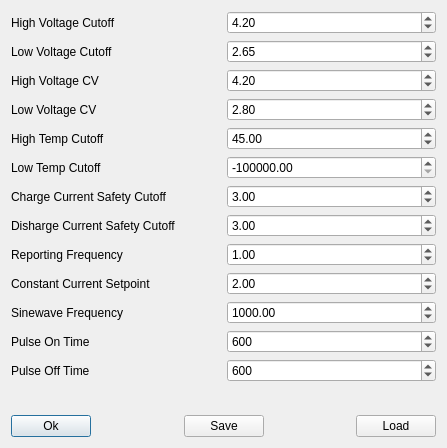
<?xml version="1.0" encoding="UTF-8"?>
<ui version="4.0">
 <class>settings</class>
 <widget class="QDialog" name="settings">
  <property name="geometry">
   <rect>
    <x>0</x>
    <y>0</y>
    <width>447</width>
    <height>448</height>
   </rect>
  </property>
  <property name="windowTitle">
   <string>Dialog</string>
  </property>
  <layout class="QGridLayout" name="gridLayout">
   <item row="0" column="0">
    <layout class="QGridLayout" name="gridLayout_2">
     <item row="0" column="0">
      <widget class="QLabel" name="label">
       <property name="text">
        <string>High Voltage Cutoff</string>
       </property>
      </widget>
     </item>
     <item row="12" column="0">
      <widget class="QLabel" name="label_13">
       <property name="text">
        <string>Pulse Off Time</string>
       </property>
      </widget>
     </item>
     <item row="8" column="0">
      <widget class="QLabel" name="label_9">
       <property name="text">
        <string>Reporting Frequency</string>
       </property>
      </widget>
     </item>
     <item row="10" column="0">
      <widget class="QLabel" name="label_11">
       <property name="text">
        <string>Sinewave Frequency</string>
       </property>
      </widget>
     </item>
     <item row="3" column="0">
      <widget class="QLabel" name="label_4">
       <property name="text">
        <string>Low Voltage CV</string>
       </property>
      </widget>
     </item>
     <item row="9" column="0">
      <widget class="QLabel" name="label_10">
       <property name="text">
        <string>Constant Current Setpoint</string>
       </property>
      </widget>
     </item>
     <item row="11" column="0">
      <widget class="QLabel" name="label_12">
       <property name="text">
        <string>Pulse On Time</string>
       </property>
      </widget>
     </item>
     <item row="5" column="0">
      <widget class="QLabel" name="label_6">
       <property name="text">
        <string>Low Temp Cutoff</string>
       </property>
      </widget>
     </item>
     <item row="2" column="0">
      <widget class="QLabel" name="label_3">
       <property name="text">
        <string>High Voltage CV</string>
       </property>
      </widget>
     </item>
     <item row="1" column="0">
      <widget class="QLabel" name="label_2">
       <property name="text">
        <string>Low Voltage Cutoff</string>
       </property>
      </widget>
     </item>
     <item row="6" column="0">
      <widget class="QLabel" name="label_7">
       <property name="text">
        <string>Charge Current Safety Cutoff</string>
       </property>
      </widget>
     </item>
     <item row="7" column="0">
      <widget class="QLabel" name="label_8">
       <property name="text">
        <string>Disharge Current Safety Cutoff</string>
       </property>
      </widget>
     </item>
     <item row="0" column="1">
      <widget class="QDoubleSpinBox" name="hvCutoffSB">
       <property name="minimum">
        <double>-99999999999999.000000000000000</double>
       </property>
       <property name="maximum">
        <double>9999999999999.000000000000000</double>
       </property>
       <property name="value">
        <double>4.200000000000000</double>
       </property>
      </widget>
     </item>
     <item row="4" column="0">
      <widget class="QLabel" name="label_5">
       <property name="text">
        <string>High Temp Cutoff</string>
       </property>
      </widget>
     </item>
     <item row="5" column="1">
      <widget class="QDoubleSpinBox" name="ltCutoffSB">
       <property name="minimum">
        <double>-999999999999999.000000000000000</double>
       </property>
       <property name="value">
        <double>-999999.000000000000000</double>
       </property>
      </widget>
     </item>
     <item row="1" column="1">
      <widget class="QDoubleSpinBox" name="lvCutoffSB">
       <property name="value">
        <double>2.650000000000000</double>
       </property>
      </widget>
     </item>
     <item row="2" column="1">
      <widget class="QDoubleSpinBox" name="hvCVSB">
       <property name="value">
        <double>4.200000000000000</double>
       </property>
      </widget>
     </item>
     <item row="3" column="1">
      <widget class="QDoubleSpinBox" name="lvCVSB">
       <property name="value">
        <double>2.800000000000000</double>
       </property>
      </widget>
     </item>
     <item row="4" column="1">
      <widget class="QDoubleSpinBox" name="htCutoffSB">
       <property name="value">
        <double>45.000000000000000</double>
       </property>
      </widget>
     </item>
     <item row="8" column="1">
      <widget class="QDoubleSpinBox" name="rf">
       <property name="value">
        <double>1.000000000000000</double>
       </property>
      </widget>
     </item>
     <item row="7" column="1">
      <widget class="QDoubleSpinBox" name="dcCutoff">
       <property name="value">
        <double>3.000000000000000</double>
       </property>
      </widget>
     </item>
     <item row="6" column="1">
      <widget class="QDoubleSpinBox" name="ccCutoff">
       <property name="value">
        <double>3.000000000000000</double>
       </property>
      </widget>
     </item>
     <item row="9" column="1">
      <widget class="QDoubleSpinBox" name="ccSetpoint">
       <property name="value">
        <double>2.000000000000000</double>
       </property>
      </widget>
     </item>
     <item row="10" column="1">
      <widget class="QDoubleSpinBox" name="sf">
       <property name="maximum">
        <double>99999999.000000000000000</double>
       </property>
       <property name="value">
        <double>1000.000000000000000</double>
       </property>
      </widget>
     </item>
     <item row="11" column="1">
      <widget class="QSpinBox" name="pOnT">
       <property name="maximum">
        <number>99999999</number>
       </property>
       <property name="value">
        <number>600</number>
       </property>
       <property name="displayIntegerBase">
        <number>10</number>
       </property>
      </widget>
     </item>
     <item row="12" column="1">
      <widget class="QSpinBox" name="pOffT">
       <property name="maximum">
        <number>999999</number>
       </property>
       <property name="value">
        <number>600</number>
       </property>
       <property name="displayIntegerBase">
        <number>10</number>
       </property>
      </widget>
     </item>
     <item row="13" column="0">
      <spacer name="verticalSpacer">
       <property name="orientation">
        <enum>Qt::Vertical</enum>
       </property>
       <property name="sizeHint" stdset="0">
        <size>
         <width>20</width>
         <height>40</height>
        </size>
       </property>
      </spacer>
     </item>
    </layout>
   </item>
   <item row="1" column="0">
    <layout class="QHBoxLayout" name="horizontalLayout">
     <item>
      <widget class="QPushButton" name="pbOK">
       <property name="text">
        <string>Ok</string>
       </property>
      </widget>
     </item>
     <item>
      <spacer name="horizontalSpacer">
       <property name="orientation">
        <enum>Qt::Horizontal</enum>
       </property>
       <property name="sizeHint" stdset="0">
        <size>
         <width>40</width>
         <height>20</height>
        </size>
       </property>
      </spacer>
     </item>
     <item>
      <widget class="QPushButton" name="pbSave">
       <property name="text">
        <string>Save</string>
       </property>
      </widget>
     </item>
     <item>
      <spacer name="horizontalSpacer_2">
       <property name="orientation">
        <enum>Qt::Horizontal</enum>
       </property>
       <property name="sizeHint" stdset="0">
        <size>
         <width>40</width>
         <height>20</height>
        </size>
       </property>
      </spacer>
     </item>
     <item>
      <widget class="QPushButton" name="pbLoad">
       <property name="text">
        <string>Load</string>
       </property>
      </widget>
     </item>
    </layout>
   </item>
  </layout>
 </widget>
 <resources/>
 <connections/>
</ui>
